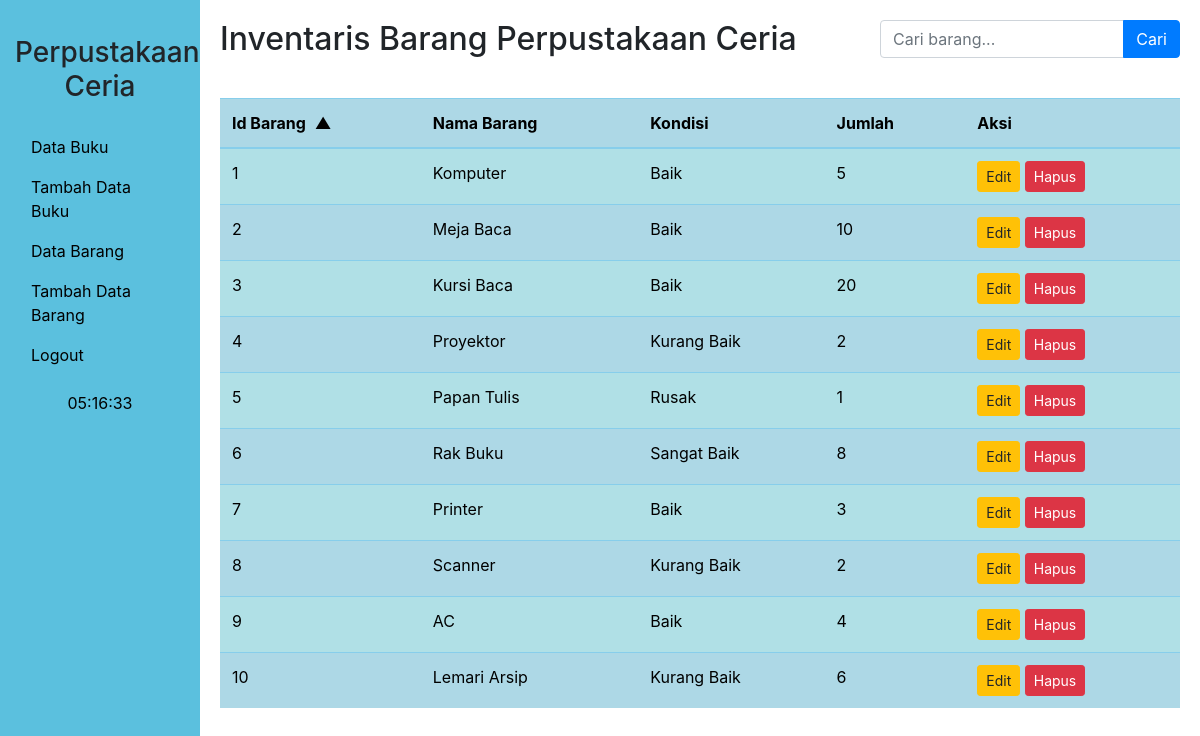
The page /databarang.php (signed in) on the database its author committed.
### tables this page shows
CREATE TABLE `barang` (
  `id_barang` int(11) NOT NULL,
  `namabarang` varchar(100) NOT NULL,
  `kondisi` varchar(50) NOT NULL,
  `jumlah` int(11) NOT NULL
);

### databarang.php (the view, shortened to what this page needs)
<?php
$servername = "localhost";
$username = "root";
$password = "";
$dbname = "perpustakaan";
$conn = new mysqli($servername, $username, $password, $dbname);
$search = isset($_GET['search']) ? $_GET['search'] : '';
$order = isset($_GET['order']) ? $_GET['order'] : 'id_barang';
$direction = isset($_GET['direction']) ? $_GET['direction'] : 'ASC';
$direction = strtoupper($direction) === 'DESC' ? 'DESC' : 'ASC';
$sql = "SELECT * FROM barang WHERE
        id_barang LIKE '%$search%' OR
        namabarang LIKE '%$search%' OR
        kondisi LIKE '%$search%' OR
        jumlah LIKE '%$search%'
        ORDER BY $order $direction";
$result = $conn->query($sql);
?>
<!DOCTYPE html>
<html lang="en">
<head>
    <link rel="stylesheet" href="https://maxcdn.bootstrapcdn.com/bootstrap/4.5.2/css/bootstrap.min.css">
    <link rel="stylesheet" href="styledashboard.css">
</head>
<body>
<div class="container-fluid">
    <div class="row">
        <div class="col-md-2 sidebar">
            <h3 class="text-black text-center py-3">Perpustakaan Ceria</h3>
            <ul class="nav flex-column">
                <li class="nav-item">
                    <a class="nav-link" href="dashboard.php" style="color: #000000;">Data Buku</a>
                </li>
                <li class="nav-item">
                    <a class="nav-link" href="tambahdata.php" style="color: #000000;">Tambah Data Buku</a>
                </li>
                <li class="nav-item">
                    <a class="nav-link active" href="databarang.php" style="color: #000000;">Data Barang</a>
                </li>
                <li class="nav-item">
                    <a class="nav-link" href="tambahbarang.php" style="color: #000000;">Tambah Data Barang</a>
                </li>
                <li class="nav-item">
                    <a class="nav-link" href="index.php" style="color: #000000;">Logout</a>
                </li>
            </ul>
            <div id="clock" class="text-center mt-3" style="color: #000000;"></div>
        </div>
        <div class="col-md-10 content">
            <div class="dashboard-header">
                <h2 class="dashboard-title">Inventaris Barang Perpustakaan Ceria</h2>
                <form method="GET" action="" class="search-bar">
                    <div class="input-group">
                        <input type="text" class="form-control" name="search" placeholder="Cari barang..." value="<?php echo htmlspecialchars($search); ?>">
                        <div class="input-group-append">
                            <button class="btn btn-primary" type="submit">Cari</button>
                        </div>
                    </div>
                </form>
            </div>
            <div class="table-responsive">
                <table class="table table-striped table-dark">
                <thead>
                    <tr>
                        <th><a href="?search=<?php echo urlencode($search); ?>&order=id_barang&direction=<?php echo $direction === 'ASC' ? 'DESC' : 'ASC'; ?>">Id Barang <span class="sort-icon"><?php echo $order === 'id_barang' ? ($direction === 'ASC' ? '▲' : '▼') : ''; ?></span></a></th>
                        <th><a href="?search=<?php echo urlencode($search); ?>&order=namabarang&direction=<?php echo $direction === 'ASC' ? 'DESC' : 'ASC'; ?>">Nama Barang </a></th>
                        <th><a href="?search=<?php echo urlencode($search); ?>&order=kondisi&direction=<?php echo $direction === 'ASC' ? 'DESC' : 'ASC'; ?>">Kondisi </a></th>
                        <th><a href="?search=<?php echo urlencode($search); ?>&order=jumlah&direction=<?php echo $direction === 'ASC' ? 'DESC' : 'ASC'; ?>">Jumlah </a></th>
                        <th>Aksi</th>
                    </tr>
                </thead>
                <tbody>
                    <?php
                    if ($result->num_rows > 0) {
                        while($row = $result->fetch_assoc()) {
                            echo "<tr>";
                            echo "<td>" . $row["id_barang"] . "</td>";
                            echo "<td>" . $row["namabarang"] . "</td>";
                            echo "<td>" . $row["kondisi"] . "</td>";
                            echo "<td>" . $row["jumlah"] . "</td>";
                            echo "<td>";
                            echo "<a href='edit_barang.php?id_barang=" . $row["id_barang"] . "' class='btn btn-warning btn-sm'>Edit</a> ";
                            echo "<a href='hapus_barang.php?id_barang=" . $row["id_barang"] . "' class='btn btn-danger btn-sm' onclick='return confirm(\"Apakah Anda yakin ingin menghapus barang ini?\")'>Hapus</a>";
                            echo "</td>";
                            echo "</tr>";
                        }
                    } else {
                        echo "<tr><td colspan='5' class='text-center'>No data found</td></tr>";
                    }
                    ?>
                </tbody>
                </table>
            </div>
        </div>
    </div>
</div>
</body>
</html>

### styledashboard.css (style rules this page uses)
html, body { height: 100%; margin: 0; }
.container-fluid { height: 100%; }
.row { height: 100%; }
.sidebar { background-color: #5bc0de; height: 100%; padding-top: 20px; }
.content { padding: 20px; overflow-y: auto; }
.table { margin-top: 20px; }
.table-dark { color: #000000; background-color: #add8e6; }
.table-dark th, .table-dark td, .table-dark thead th { border-color: #87ceeb; }
.table-dark.table-striped tbody tr:nth-of-type(odd) { background-color: #b0e0e6; }

### databarang.php (style rules this page uses)
.search-bar { width: 300px; display: inline-block; vertical-align: middle; }
.dashboard-header { display: flex; justify-content: space-between; align-items: center; margin-bottom: 20px; }
.dashboard-title { margin: 0; }
.sort-icon { cursor: pointer; margin-left: 5px; color: black; }
th a { color: black; text-decoration: none; }

### rows shown on the page
barang: id_barang "1", namabarang "Komputer", kondisi "Baik", jumlah "5"
barang: id_barang "2", namabarang "Meja Baca", kondisi "Baik", jumlah "10"
barang: id_barang "3", namabarang "Kursi Baca", kondisi "Baik", jumlah "20"
barang: id_barang "4", namabarang "Proyektor", kondisi "Kurang Baik", jumlah "2"
barang: id_barang "5", namabarang "Papan Tulis", kondisi "Rusak", jumlah "1"
barang: id_barang "6", namabarang "Rak Buku", kondisi "Sangat Baik", jumlah "8"
barang: id_barang "7", namabarang "Printer", kondisi "Baik", jumlah "3"
barang: id_barang "8", namabarang "Scanner", kondisi "Kurang Baik", jumlah "2"
barang: id_barang "9", namabarang "AC", kondisi "Baik", jumlah "4"
barang: id_barang "10", namabarang "Lemari Arsip", kondisi "Kurang Baik", jumlah "6"
